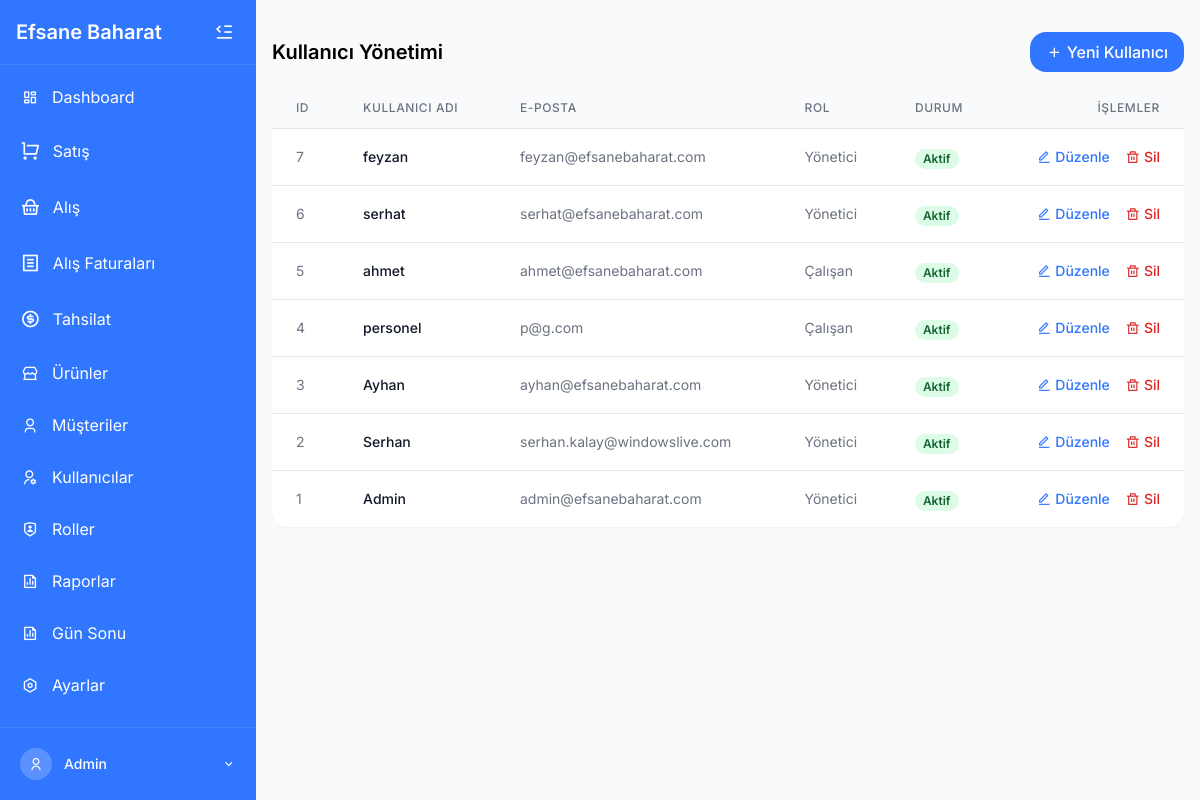
The page /kullanicilar.php (signed in) on the database its author committed.
### tables this page shows
CREATE TABLE `kullanicilar` (
  `id` int(11) NOT NULL,
  `kullanici_adi` varchar(100) NOT NULL,
  `eposta` varchar(255) NOT NULL,
  `sifre` varchar(255) NOT NULL,
  `telefon` varchar(20) DEFAULT NULL,
  `rol_id` int(11) NOT NULL DEFAULT 2,
  `eposta_bildirim` tinyint(1) NOT NULL DEFAULT 1,
  `sms_bildirim` tinyint(1) NOT NULL DEFAULT 1,
  `aktif` tinyint(1) NOT NULL DEFAULT 1,
  `created_at` timestamp NOT NULL DEFAULT current_timestamp(),
  `updated_at` timestamp NOT NULL DEFAULT current_timestamp() ON UPDATE current_timestamp(),
  `remember_token` varchar(255) DEFAULT NULL,
  `token_expires_at` datetime DEFAULT NULL
);

CREATE TABLE `roller` (
  `id` int(11) NOT NULL,
  `rol_adi` varchar(50) NOT NULL,
  `aciklama` text DEFAULT NULL,
  `created_at` timestamp NOT NULL DEFAULT current_timestamp()
);

### kullanicilar.php (the view, shortened to what this page needs)
<?php
include 'includes/header.php';
try {
    $stmt = $pdo->query("
        SELECT k.*, r.rol_adi
        FROM kullanicilar k
        JOIN roller r ON k.rol_id = r.id
        ORDER BY k.id DESC
    ");
    $kullanicilar = $stmt->fetchAll(PDO::FETCH_ASSOC);
} catch(Exception $e) {
    echo "Hata: " . $e->getMessage();
    $kullanicilar = [];
}
?>
<div class="p-4">
    <div class="flex justify-between items-center mb-4">
        <h1 class="text-xl font-semibold">Kullanıcı Yönetimi</h1>
        <a href="kullanici_ekle.php" class="bg-primary hover:bg-primary-dark text-white font-medium py-2 px-4 rounded-lg transition duration-200 flex items-center gap-1">
            <i class="ri-add-line"></i> Yeni Kullanıcı
        </a>
    </div>
    <div class="bg-white rounded-lg shadow-sm overflow-hidden">
        <div class="overflow-x-auto">
            <table class="min-w-full divide-y divide-gray-200">
                <thead class="bg-gray-50">
                    <tr>
                        <th scope="col" class="px-6 py-3 text-left text-xs font-medium text-gray-500 uppercase tracking-wider">ID</th>
                        <th scope="col" class="px-6 py-3 text-left text-xs font-medium text-gray-500 uppercase tracking-wider">Kullanıcı Adı</th>
                        <th scope="col" class="px-6 py-3 text-left text-xs font-medium text-gray-500 uppercase tracking-wider">E-posta</th>
                        <th scope="col" class="px-6 py-3 text-left text-xs font-medium text-gray-500 uppercase tracking-wider">Rol</th>
                        <th scope="col" class="px-6 py-3 text-left text-xs font-medium text-gray-500 uppercase tracking-wider">Durum</th>
                        <th scope="col" class="px-6 py-3 text-right text-xs font-medium text-gray-500 uppercase tracking-wider">İşlemler</th>
                    </tr>
                </thead>
                <tbody class="bg-white divide-y divide-gray-200">
                    <?php if (empty($kullanicilar)): ?>
                        <tr>
                            <td colspan="6" class="px-6 py-4 text-center text-sm text-gray-500">Henüz kullanıcı bulunmuyor.</td>
                        </tr>
                    <?php else: ?>
                        <?php foreach ($kullanicilar as $kullanici): ?>
                            <tr>
                                <td class="px-6 py-4 whitespace-nowrap text-sm text-gray-500">
                                    <?= $kullanici['id'] ?>
                                </td>
                                <td class="px-6 py-4 whitespace-nowrap">
                                    <div class="text-sm font-medium text-gray-900"><?= htmlspecialchars($kullanici['kullanici_adi']) ?></div>
                                </td>
                                <td class="px-6 py-4 whitespace-nowrap">
                                    <div class="text-sm text-gray-500"><?= htmlspecialchars($kullanici['eposta']) ?></div>
                                </td>
                                <td class="px-6 py-4 whitespace-nowrap">
                                    <div class="text-sm text-gray-500"><?= htmlspecialchars($kullanici['rol_adi']) ?></div>
                                </td>
                                <td class="px-6 py-4 whitespace-nowrap">
                                    <?php if ($kullanici['aktif']): ?>
                                        <span class="px-2 inline-flex text-xs leading-5 font-semibold rounded-full bg-green-100 text-green-800">
                                            Aktif
                                        </span>
                                    <?php else: ?>
                                        <span class="px-2 inline-flex text-xs leading-5 font-semibold rounded-full bg-red-100 text-red-800">
                                            Pasif
                                        </span>
                                    <?php endif; ?>
                                </td>
                                <td class="px-6 py-4 whitespace-nowrap text-right text-sm font-medium">
                                    <a href="kullanici_duzenle.php?id=<?= $kullanici['id'] ?>" class="text-primary hover:text-primary-dark mr-3">
                                        <i class="ri-edit-line"></i> Düzenle
                                    </a>
                                    <a href="#" onclick="silmeOnayi(<?= $kullanici['id'] ?>, '<?= htmlspecialchars($kullanici['kullanici_adi']) ?>')" class="text-red-600 hover:text-red-900">
                                        <i class="ri-delete-bin-line"></i> Sil
                                    </a>
                                </td>
                            </tr>
                        <?php endforeach; ?>
                    <?php endif; ?>
                </tbody>
            </table>
        </div>
    </div>
</div>
<?php include 'includes/footer.php'; ?>

### includes/header.php (style rules this page uses)
:where([class^="ri-"])::before { content: "\f3c2"; }
body { font-family: 'Inter', sans-serif; }

### rows shown on the page
kullanicilar: id "7", kullanici_adi "feyzan", eposta "feyzan@efsanebaharat.com", roller.rol_adi "Yönetici", aktif "Aktif"
kullanicilar: id "6", kullanici_adi "serhat", eposta "serhat@efsanebaharat.com", roller.rol_adi "Yönetici", aktif "Aktif"
kullanicilar: id "5", kullanici_adi "ahmet", eposta "ahmet@efsanebaharat.com", roller.rol_adi "Çalışan", aktif "Aktif"
kullanicilar: id "4", kullanici_adi "personel", eposta "p@g.com", roller.rol_adi "Çalışan", aktif "Aktif"
kullanicilar: id "3", kullanici_adi "Ayhan", eposta "ayhan@efsanebaharat.com", roller.rol_adi "Yönetici", aktif "Aktif"
kullanicilar: id "2", kullanici_adi "Serhan", eposta "serhan.kalay@windowslive.com", roller.rol_adi "Yönetici", aktif "Aktif"
kullanicilar: id "1", kullanici_adi "Admin", eposta "admin@efsanebaharat.com", roller.rol_adi "Yönetici", aktif "Aktif"

### other values the page prints
$_SESSION['kullanici_adi'] "Admin"
